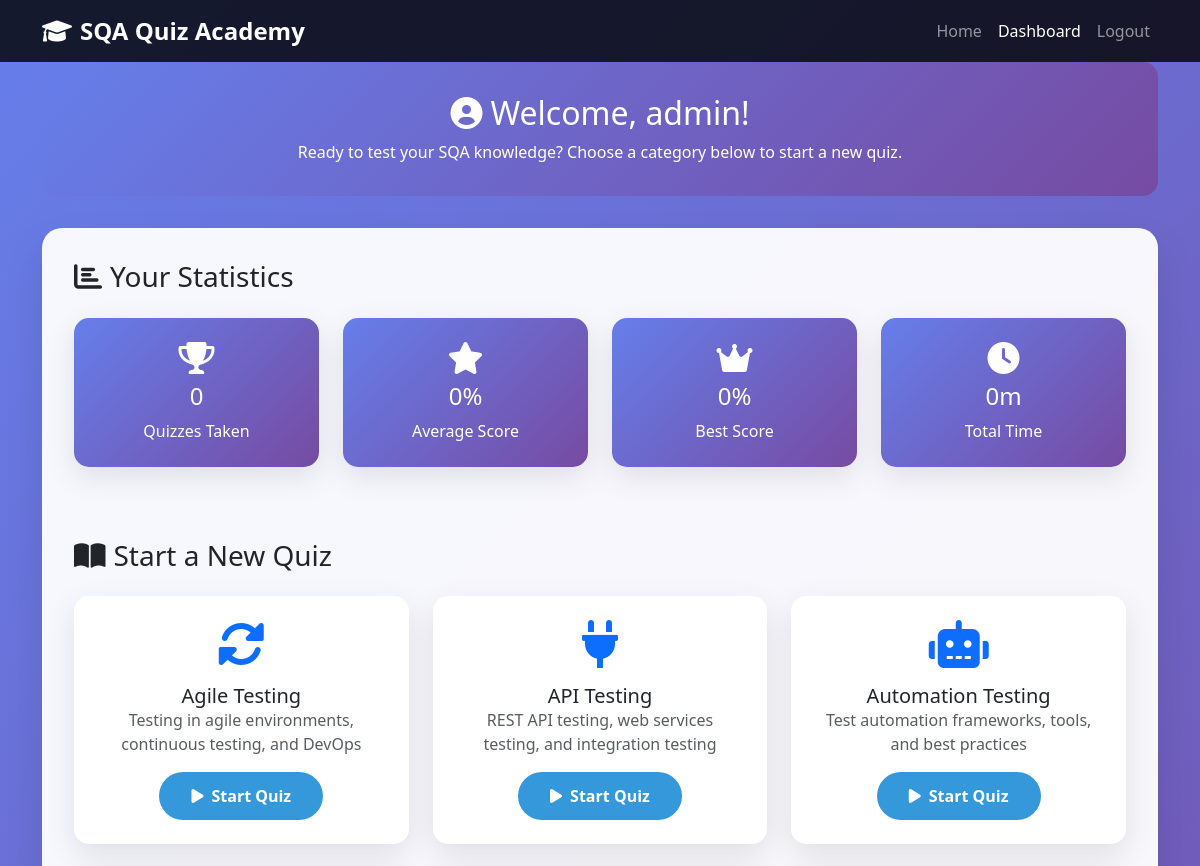
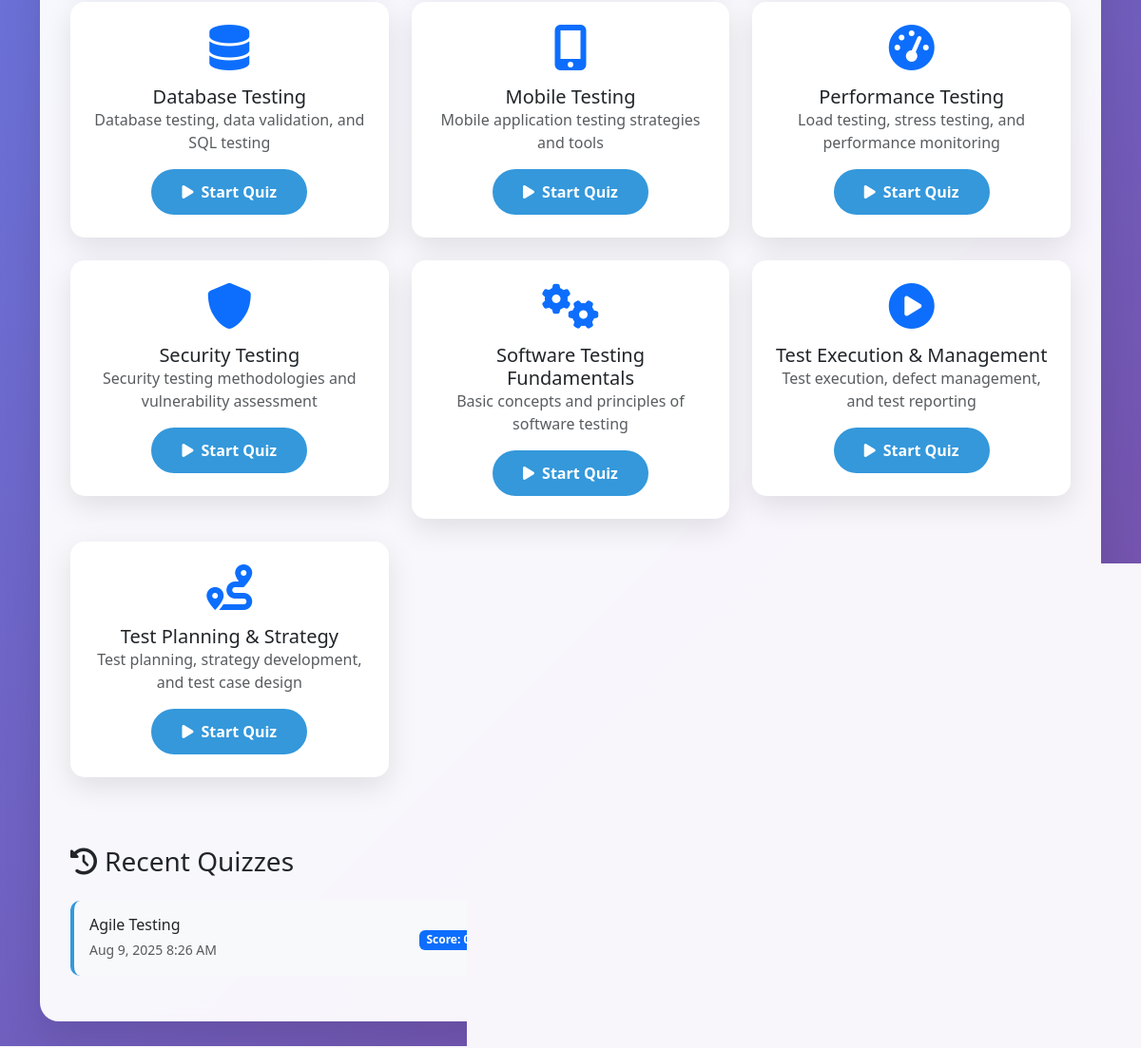
/dashboard.php (signed in), run on the app's committed database (2 pictures, top to bottom).
### tables this page shows
CREATE TABLE `categories` (
  `id` int(11) NOT NULL,
  `name` varchar(100) NOT NULL,
  `description` text DEFAULT NULL,
  `created_at` timestamp NOT NULL DEFAULT current_timestamp()
);

CREATE TABLE `quiz_sessions` (
  `id` int(11) NOT NULL,
  `user_id` int(11) DEFAULT NULL,
  `category_id` int(11) DEFAULT NULL,
  `score` int(11) DEFAULT 0,
  `total_questions` int(11) DEFAULT 0,
  `time_taken` int(11) DEFAULT 0,
  `completed` tinyint(1) DEFAULT 0,
  `started_at` timestamp NOT NULL DEFAULT current_timestamp(),
  `completed_at` timestamp NULL DEFAULT NULL
);

### dashboard.php (the view, shortened to what this page needs)
<?php
$pdo = getDBConnection();
$stmt = $pdo->prepare("
    SELECT
        COUNT(*) as total_quizzes,
        AVG(score) as avg_score,
        SUM(time_taken) as total_time,
        MAX(score) as best_score
    FROM quiz_sessions
    WHERE user_id = ? AND completed = 1
");
$stmt->execute([$_SESSION['user_id']]);
$stats = $stmt->fetch();
$stmt = $pdo->prepare("
    SELECT qs.*, c.name as category_name
    FROM quiz_sessions qs
    LEFT JOIN categories c ON qs.category_id = c.id
    WHERE qs.user_id = ?
    ORDER BY qs.started_at DESC
    LIMIT 5
");
$stmt->execute([$_SESSION['user_id']]);
$recent_quizzes = $stmt->fetchAll();
$stmt = $pdo->query("SELECT * FROM categories ORDER BY name");
$categories = $stmt->fetchAll();
?>
<!DOCTYPE html>
<html lang="en">
<head>
    <link href="https://cdn.jsdelivr.net/npm/bootstrap@5.3.0/dist/css/bootstrap.min.css" rel="stylesheet">
    <link href="https://cdnjs.cloudflare.com/ajax/libs/font-awesome/6.0.0/css/all.min.css" rel="stylesheet">
</head>
<body>
    <nav class="navbar navbar-expand-lg navbar-dark" style="background: rgba(0,0,0,0.8);">
        <div class="container">
            <a class="navbar-brand" href="index.php">
                <i class="fas fa-graduation-cap me-2"></i>SQA Quiz Academy
            </a>
            <div class="collapse navbar-collapse" id="navbarNav">
                <ul class="navbar-nav ms-auto">
                    <li class="nav-item">
                        <a class="nav-link" href="index.php">Home</a>
                    </li>
                    <li class="nav-item">
                        <a class="nav-link active" href="dashboard.php">Dashboard</a>
                    </li>
                    <li class="nav-item">
                        <a class="nav-link" href="logout.php">Logout</a>
                    </li>
                </ul>
            </div>
        </div>
    </nav>
    <div class="container">
        <div class="welcome-banner">
            <h2><i class="fas fa-user-circle me-2"></i>Welcome, <?php echo htmlspecialchars($_SESSION['username']); ?>!</h2>
            <p class="mb-0">Ready to test your SQA knowledge? Choose a category below to start a new quiz.</p>
        </div>
        <div class="dashboard-container">
            <h3 class="mb-4"><i class="fas fa-chart-bar me-2"></i>Your Statistics</h3>
            <div class="row">
                <div class="col-md-3">
                    <div class="stats-card">
                        <i class="fas fa-trophy fa-2x mb-2"></i>
                        <h4><?php echo $stats['total_quizzes'] ?? 0; ?></h4>
                        <p class="mb-0">Quizzes Taken</p>
                    </div>
                </div>
                <div class="col-md-3">
                    <div class="stats-card">
                        <i class="fas fa-star fa-2x mb-2"></i>
                        <h4><?php echo round($stats['avg_score'] ?? 0, 1); ?>%</h4>
                        <p class="mb-0">Average Score</p>
                    </div>
                </div>
                <div class="col-md-3">
                    <div class="stats-card">
                        <i class="fas fa-crown fa-2x mb-2"></i>
                        <h4><?php echo $stats['best_score'] ?? 0; ?>%</h4>
                        <p class="mb-0">Best Score</p>
                    </div>
                </div>
                <div class="col-md-3">
                    <div class="stats-card">
                        <i class="fas fa-clock fa-2x mb-2"></i>
                        <h4><?php echo round(($stats['total_time'] ?? 0) / 60, 1); ?>m</h4>
                        <p class="mb-0">Total Time</p>
                    </div>
                </div>
            </div>
            <h3 class="mb-4 mt-5"><i class="fas fa-book-open me-2"></i>Start a New Quiz</h3>
            <div class="row">
                <?php foreach($categories as $category): ?>
                    <div class="col-lg-6 col-xl-4">
                        <div class="category-card">
                            <div class="text-center">
                                <?php
                                $icons = [
                                    'Software Testing Fundamentals' => 'fas fa-cogs',
                                    'Test Planning & Strategy' => 'fas fa-route',
                                    'Test Execution & Management' => 'fas fa-play-circle',
                                    'Automation Testing' => 'fas fa-robot',
                                    'Performance Testing' => 'fas fa-tachometer-alt',
                                    'Security Testing' => 'fas fa-shield-alt',
                                    'API Testing' => 'fas fa-plug',
                                    'Mobile Testing' => 'fas fa-mobile-alt',
                                    'Database Testing' => 'fas fa-database',
                                    'Agile Testing' => 'fas fa-sync-alt'
                                ];
                                $icon = $icons[$category['name']] ?? 'fas fa-question';
                                ?>
                                <div class="mb-3">
                                    <i class="<?php echo $icon; ?> fa-3x text-primary"></i>
                                </div>
                                <h5 class="card-title"><?php echo htmlspecialchars($category['name']); ?></h5>
                                <p class="card-text text-muted"><?php echo htmlspecialchars($category['description']); ?></p>
                                <a href="quiz.php?category=<?php echo $category['id']; ?>" class="btn btn-primary">
                                    <i class="fas fa-play me-2"></i>Start Quiz
                                </a>
                            </div>
                        </div>
                    </div>
                <?php endforeach; ?>
            </div>
            <?php if (!empty($recent_quizzes)): ?>
                <h3 class="mb-4 mt-5"><i class="fas fa-history me-2"></i>Recent Quizzes</h3>
                <div class="row">
                    <div class="col-12">
                        <?php foreach($recent_quizzes as $quiz): ?>
                            <div class="recent-quiz-item">
                                <div class="row align-items-center">
                                    <div class="col-md-4">
                                        <h6 class="mb-1"><?php echo htmlspecialchars($quiz['category_name']); ?></h6>
                                        <small class="text-muted">
                                            <?php echo date('M j, Y g:i A', strtotime($quiz['started_at'])); ?>
                                        </small>
                                    </div>
                                    <div class="col-md-3">
                                        <span class="badge bg-primary">Score: <?php echo $quiz['score']; ?>%</span>
                                    </div>
                                    <div class="col-md-3">
                                        <span class="text-muted">
                                        </span>
                                    </div>
                                    <div class="col-md-2 text-end">
                                        <?php if ($quiz['completed']): ?>
                                            <span class="badge bg-success">Completed</span>
                                        <?php else: ?>
                                            <span class="badge bg-warning">In Progress</span>
                                        <?php endif; ?>
                                    </div>
                                </div>
                            </div>
                        <?php endforeach; ?>
                    </div>
                </div>
            <?php endif; ?>
        </div>
    </div>
</body>
</html>

### dashboard.php (style rules this page uses)
body { background: linear-gradient(135deg, #667eea 0%, #764ba2 100%); min-height: 100vh; font-family: 'Segoe UI', Tahoma, Geneva, Verdana, sans-serif; }
.navbar-brand { font-weight: bold; font-size: 1.5rem; }
.dashboard-container { background: rgba(255, 255, 255, 0.95); border-radius: 20px; padding: 2rem; margin: 2rem 0; box-shadow: 0 20px 40px rgba(0,0,0,0.1); backdrop-filter: blur(10px); }
.stats-card { background: linear-gradient(135deg, #667eea 0%, #764ba2 100%); color: white; border-radius: 15px; padding: 1.5rem; text-align: center; margin-bottom: 1.5rem; box-shadow: 0 10px 30px rgba(0,0,0,0.1); }
.category-card { background: white; border-radius: 15px; padding: 1.5rem; margin-bottom: 1.5rem; box-shadow: 0 10px 30px rgba(0,0,0,0.1); transition: transform 0.3s ease, box-shadow 0.3s ease; border: none; }
.btn-primary { background: #3498db; border: none; border-radius: 25px; padding: 0.75rem 2rem; font-weight: 600; transition: all 0.3s ease; }
.recent-quiz-item { background: #f8f9fa; border-radius: 10px; padding: 1rem; margin-bottom: 1rem; border-left: 4px solid #3498db; }
.welcome-banner { background: linear-gradient(135deg, #667eea 0%, #764ba2 100%); color: white; border-radius: 15px; padding: 2rem; margin-bottom: 2rem; text-align: center; }

### data on the page
categories: name "Agile Testing", description "Testing in agile environments, continuous testing, and DevOps"
categories: name "API Testing", description "REST API testing, web services testing, and integration testing"
categories: name "Automation Testing", description "Test automation frameworks, tools, and best practices"
categories: name "Database Testing", description "Database testing, data validation, and SQL testing"
categories: name "Mobile Testing", description "Mobile application testing strategies and tools"
categories: name "Performance Testing", description "Load testing, stress testing, and performance monitoring"
categories: name "Security Testing", description "Security testing methodologies and vulnerability assessment"
categories: name "Software Testing Fundamentals", description "Basic concepts and principles of software testing"
categories: name "Test Execution & Management", description "Test execution, defect management, and test reporting"
categories: name "Test Planning & Strategy", description "Test planning, strategy development, and test case design"
quiz_sessions: category.name "Agile Testing", started_at "Aug 9, 2025 8:26 AM", score "0"

### other printed values
$_SESSION['username'] "admin"
$stats['total_quizzes'] "0"
$stats['avg_score'] "0"
$stats['best_score'] "0"
